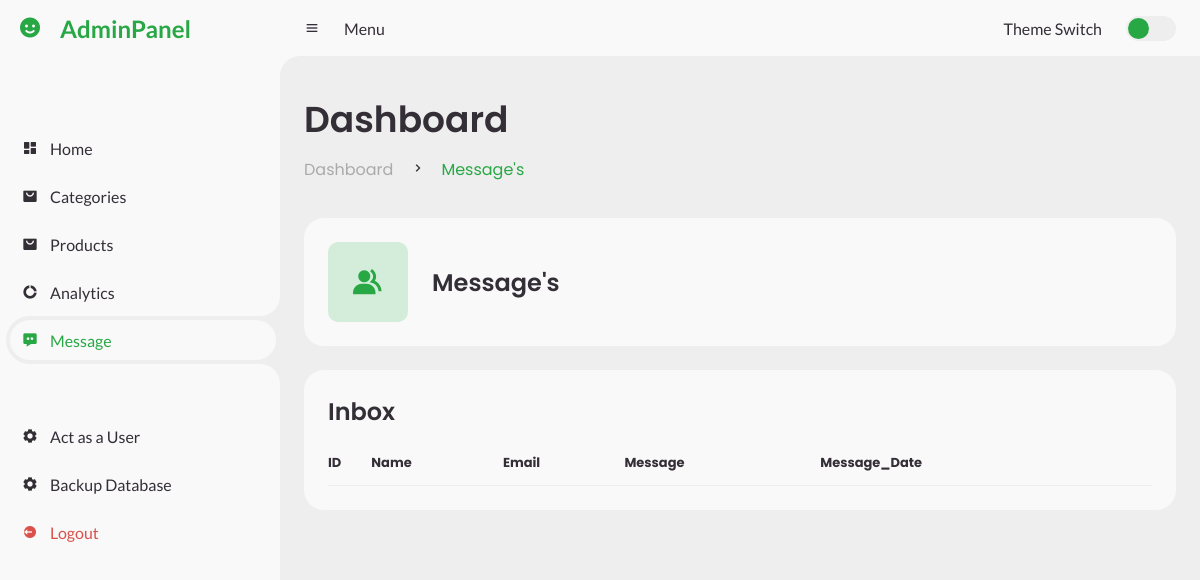
Page /admin/?message=true (signed in) on the earlier database version.
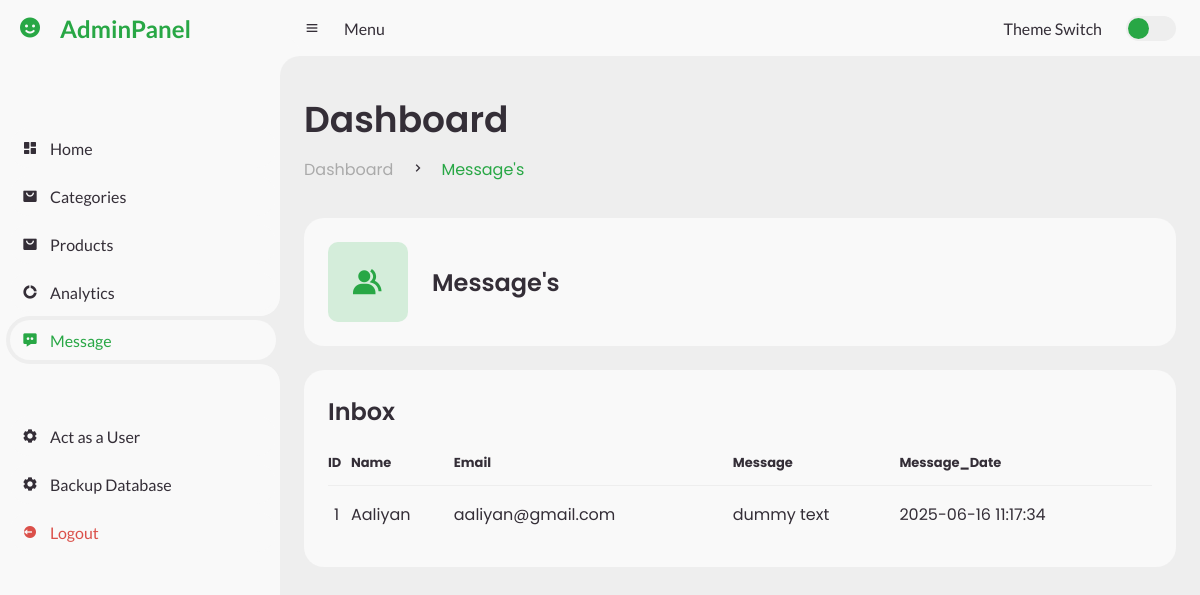
Same page on the later database version.
### tables this page shows
CREATE TABLE `contact` (
  `id` int(11) NOT NULL AUTO_INCREMENT,
  `name` varchar(100) NOT NULL,
  `email` varchar(100) NOT NULL,
  `message` text NOT NULL,
  `created_at` timestamp NOT NULL DEFAULT current_timestamp(),
  PRIMARY KEY (`id`)
);

### admin/client/message.php (the view)
<div class="head-title">
    <div class="left">
        <h1>Dashboard</h1>
        <ul class="breadcrumb">
            <li>
                <a href="#">Dashboard</a>
            </li>
            <li><i class='bx bx-chevron-right'></i></li>
            <li>
                <a class="active" href="#">Message's</a>
            </li>
        </ul>
    </div>
</div>
<ul class="box-info">
    <li>
        <i class='bx bxs-group'></i>
        <span class="text">
            <h3>Message's</h3>
        </span>
    </li>
</ul>
<div class="table-data">
    <div class="order">
        <div class="head">
            <h3>Inbox</h3>
        </div>
        <table>
            <thead>
                <tr>
                    <th>ID</th>
                    <th>Name</th>
                    <th>Email</th>
                    <th>Message</th>
                    <th>Message_Date</th>
                </tr>
            </thead>
            <tbody>
                <?php
                $sql = "SELECT * FROM contact;";
                $result = $conn->query($sql);
                if (isset($result)) {
                    if ($result->num_rows > 0) {
                        while ($row = $result->fetch_assoc()) {
                            $id = $row['id'];
                            $name = $row['name'];
                            $email = $row['email'];
                            $message = $row['message'];
                            $date = $row['created_at'];
                            echo "<tr>
                    <td>
                    <p>$id</p>
                    </td>
                    <td>$name</td>
                    <td>$email</td>
                    <td>$message</td>
                    <td>$date</td>
                </tr>";
                        }
                    }
                }
                ?>
            </tbody>
        </table>
    </div>
</div>

Differences in the rows shown:
added contact: id "1", name "Aaliyan", email "aaliyan@gmail.com", message "dummy text", created_at "2025-06-16 11:17:34"
